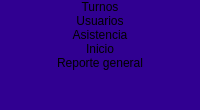
           <widget class="QFrame" name="frame_left">
            <property name="minimumSize">
             <size>
              <width>0</width>
              <height>50</height>
             </size>
            </property>
            <property name="layoutDirection">
             <enum>Qt::LeftToRight</enum>
            </property>
            <property name="autoFillBackground">
             <bool>false</bool>
            </property>
            <property name="styleSheet">
             <string notr="true">QFrame{
background-color: rgb(48, 0, 145);
border-radius: 8px;
}

QPushButton{
background-color: rgb(48, 0, 145);
border:none;
}

QPushButton:hover{
background-color: rgb(73, 109, 194);
}</string>
            </property>
            <property name="frameShape">
             <enum>QFrame::StyledPanel</enum>
            </property>
            <property name="frameShadow">
             <enum>QFrame::Raised</enum>
            </property>
            <layout class="QVBoxLayout" name="verticalLayout_3">
             <property name="spacing">
              <number>0</number>
             </property>
             <property name="leftMargin">
              <number>0</number>
             </property>
             <property name="topMargin">
              <number>0</number>
             </property>
             <property name="rightMargin">
              <number>0</number>
             </property>
             <property name="bottomMargin">
              <number>0</number>
             </property>
             <item>
              <widget class="QPushButton" name="btn_turns">
               <property name="text">
                <string>Turnos</string>
               </property>
              </widget>
             </item>
             <item>
              <widget class="QPushButton" name="btn_user">
               <property name="text">
                <string>Usuarios</string>
               </property>
              </widget>
             </item>
             <item>
              <widget class="QPushButton" name="btn_assistance">
               <property name="text">
                <string>Asistencia</string>
               </property>
              </widget>
             </item>
             <item>
              <widget class="QPushButton" name="btn_home">
               <property name="styleSheet">
                <string notr="true"/>
               </property>
               <property name="text">
                <string>Inicio</string>
               </property>
              </widget>
             </item>
             <item>
              <widget class="QPushButton" name="btn_report_all">
               <property name="text">
                <string>Reporte general</string>
               </property>
              </widget>
             </item>
             <item>
              <spacer name="verticalSpacer">
               <property name="orientation">
                <enum>Qt::Vertical</enum>
               </property>
               <property name="sizeHint" stdset="0">
                <size>
                 <width>20</width>
                 <height>40</height>
                </size>
               </property>
              </spacer>
             </item>
            </layout>
           </widget>
